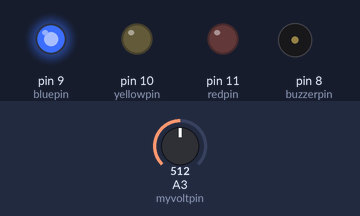
The sketch below on a simulated Arduino Uno, built with avr-gcc and run on an emulated ATmega328P. Shown: output pins drawn as LEDs (lit = HIGH), buzzer (waves = sounding). Inputs (shaded band) come from the test bench; at power-on: A3 (myvoltpin) = 512. Pins used as bus, display or sensor lines are not drawn; what the sketch prints to the serial monitor is not drawn.

Above: at 1.5 s.
1.6 s: A3 (myvoltpin) set to 621
4.2 s: A3 (myvoltpin) set to 643
At 6.2 s:
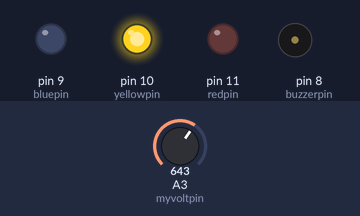
6.7 s: A3 (myvoltpin) set to 831
8.7 s: A3 (myvoltpin) set to 852
At 10.1 s:
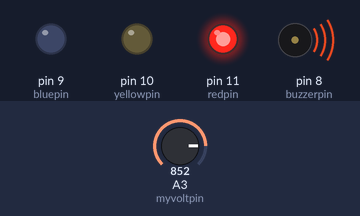
At 11.4 s:
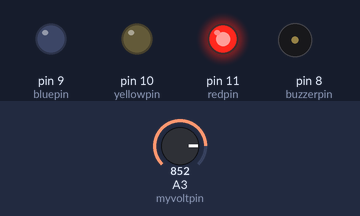
Timing chart, 0 to 12.7 s (numbered marks = the images above; inputs shaded):
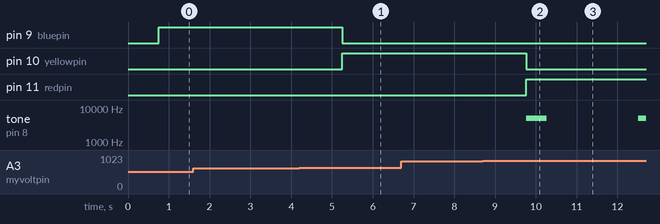

The sketch:

07_Three_Level_VoltageMonitor.ino
```cpp
int bluepin = 9;
int yellowpin = 10;
int redpin = 11;
int myvoltpin = A3;
int del1 = 750;
float V2;
float readval;
int buzzerpin = 8;

void setup() {
  // put your setup code here, to run once:
  Serial.begin(9600);
  pinMode(bluepin, OUTPUT);
  pinMode(redpin, OUTPUT);
  pinMode(yellowpin, OUTPUT);
  pinMode(myvoltpin, INPUT);
  pinMode(buzzerpin, OUTPUT);
}

void loop() {
  readval = analogRead(myvoltpin);
  V2 = (5./1023.)*readval;
  Serial.print("Potentiometer reading is : ");
  Serial.print(V2);
delay(del1);
  if(V2>= 0.0 && V2 <= 3.0){
    digitalWrite(bluepin,HIGH);
    digitalWrite(yellowpin,LOW);
    digitalWrite(redpin,LOW);
    Serial.println("Voltage is normal");
    digitalWrite(buzzerpin, LOW);
  }

  if(V2>= 3.1 && V2 <= 4.0){
    digitalWrite(bluepin,LOW);
    digitalWrite(yellowpin,HIGH);
    digitalWrite(redpin,LOW);
    Serial.println("Warning Volatage is at par !!");
    digitalWrite(buzzerpin, LOW);
  }

  if(V2>= 4.1 && V2 <= 5.0){
    digitalWrite(bluepin,LOW);
    digitalWrite(yellowpin,LOW);
    digitalWrite(redpin,HIGH);
    digitalWrite(buzzerpin, HIGH);
    Serial.println("Warning voltage tooo high !!!!!!!!");
    tone(buzzerpin, 5000);
    delay(500);

    noTone(buzzerpin);
    delay(750);
    delay(del1);
  }
}
```

Measured:
- the behaviour switches between 634 and 635 on A3 (myvoltpin) (found by bisection; images 0 and 1)
- the behaviour switches between 838 and 839 on A3 (myvoltpin) (found by bisection; images 1 and 2)
- after the input at 1.6 s, every drawn part: stays the same
- after the input at 4.2 s, pin 9 (bluepin): HIGH → LOW after 1.1 s; pin 10 (yellowpin): LOW → HIGH after 1.1 s
- after the input at 6.7 s, every drawn part: stays the same
- after the input at 8.7 s, pin 10 (yellowpin): HIGH → LOW after 1.1 s; pin 11 (redpin): LOW → HIGH after 1.1 s; tone on pin 8 (buzzerpin): silent → 5000 Hz after 1.1 s, → silent 0.50 s later, → 5000 Hz 2.3 s later
